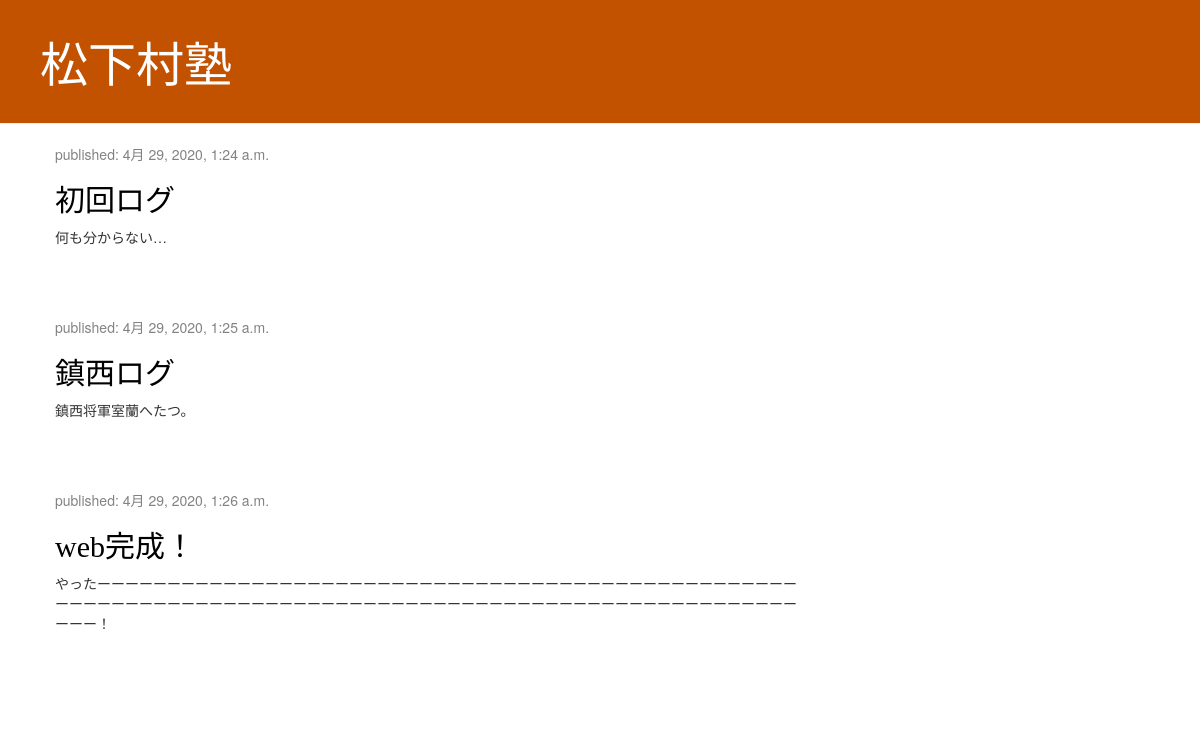
Before: / with the older database file.
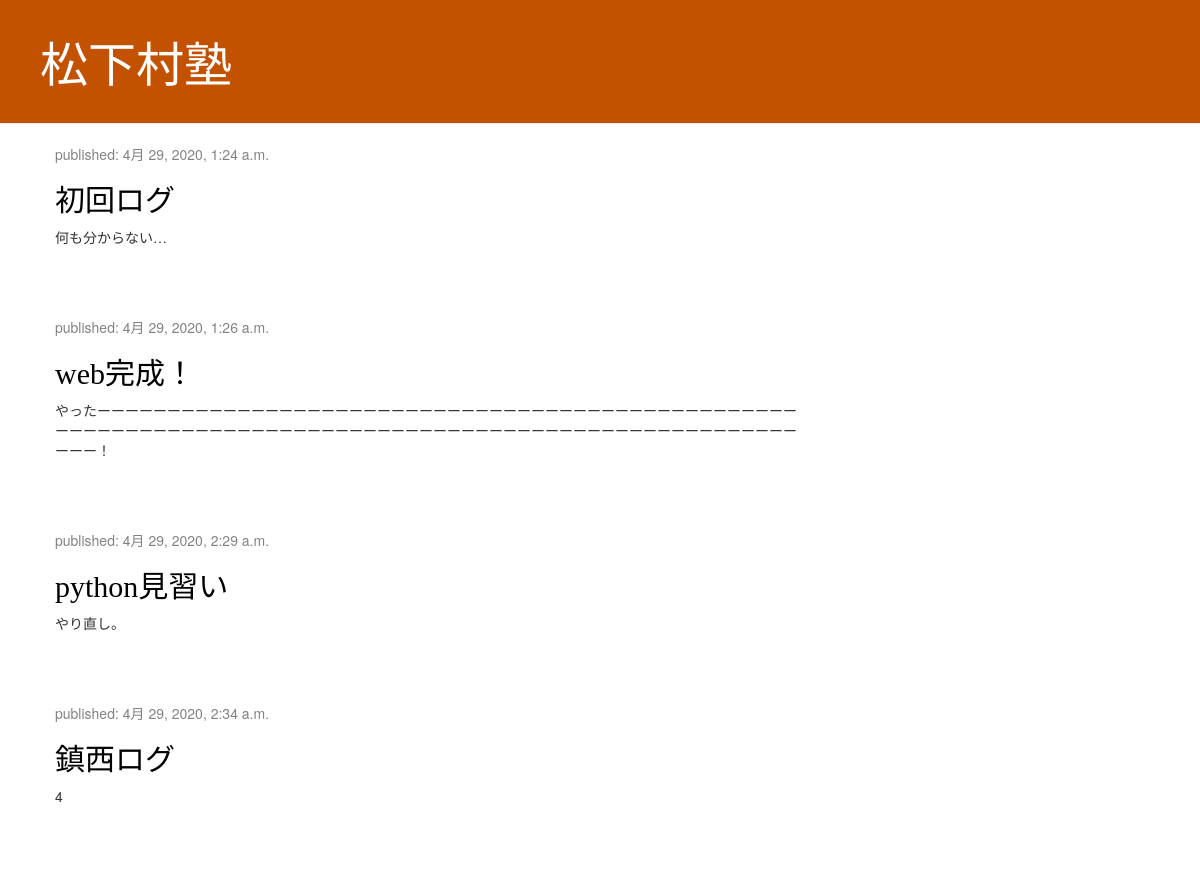
After: the same page with the newer database file.
### blog/models.py (models this page shows, shortened)
class Post(models.Model):
    author = models.ForeignKey(settings.AUTH_USER_MODEL, on_delete=models.CASCADE)
    title = models.CharField(max_length=200)
    text = models.TextField()
    created_dete = models.DateTimeField(default=timezone.now)
    published_date = models.DateTimeField(blank=True, null=True)

### blog/views.py (the view)
# urls.py: path('', views.post_list, name='post_list'),
def post_list(request):
    posts = Post.objects.filter(published_date__lte=timezone.now()).order_by('published_date')
    return render(request, 'blog/post_list.html', {'posts':posts})

### blog/templates/blog/post_list.html
{% extends 'blog/base.html' %}
{% block content %}
    {% for post in posts %}
        <div class="post">
             <div class="date">
                <p>published: {{ post.published_date }}</p>
            </div>
            <h2><a href="{% url 'post_detail' pk=post.pk %}">{{ post.title }}</a></h2>
            <p>{{ post.text|linebreaksbr }}</p>
        </div>
    {% endfor %}
{% endblock %}

Changed rows visible on the page:
shown differently, row unchanged: Post "web完成！": moves up the list
now on this page (row edited): Post: published_date "4月 29, 2020, 2:29 a.m.", title "python見習い", text "やり直し。"
changed Post "鎮西ログ": published_date "4月 29, 2020, 1:25 a.m." → "4月 29, 2020, 2:34 a.m."; text "鎮西将軍室蘭へたつ。" → "4"
